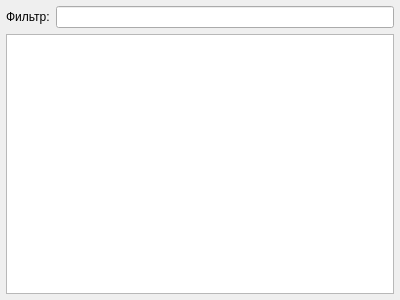
<ui version="4.0" >
 <class>ProektFormSostavFindWidget</class>
 <widget class="QWidget" name="ProektFormSostavFindWidget" >
  <property name="geometry" >
   <rect>
    <x>0</x>
    <y>0</y>
    <width>400</width>
    <height>300</height>
   </rect>
  </property>
  <property name="windowTitle" >
   <string>Form</string>
  </property>
  <layout class="QVBoxLayout" >
   <property name="leftMargin" >
    <number>6</number>
   </property>
   <property name="topMargin" >
    <number>6</number>
   </property>
   <property name="rightMargin" >
    <number>6</number>
   </property>
   <property name="bottomMargin" >
    <number>6</number>
   </property>
   <item>
    <layout class="QHBoxLayout" >
     <item>
      <widget class="QLabel" name="label" >
       <property name="text" >
        <string>Фильтр:</string>
       </property>
      </widget>
     </item>
     <item>
      <widget class="QLineEdit" name="le" />
     </item>
    </layout>
   </item>
   <item>
    <widget class="QTableWidget" name="tw" />
   </item>
  </layout>
 </widget>
 <resources/>
 <connections/>
</ui>
